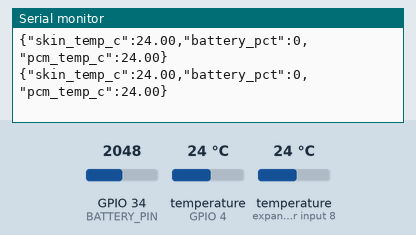
Bench run of a sketch on a simulated ESP32. Parts: the last lines printed to the serial monitor. The inputs (shaded band) are chosen by the test bench; at power-on: temperature (sensors on GPIO 4, expander input 8) 24 °C, GPIO 34 (BATTERY_PIN) = 2048. WiFi joins after 1.5 s; servers stay silent unless stated; no MQTT or app messages arrive unless stated.

Above: at 11.5 s.
11.6 s: temperature (sensor on GPIO 4) set to 12 °C
At 17.2 s:
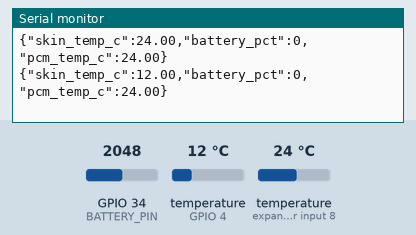
19.3 s: temperature (sensor on expander input 8) set to 12 °C
At 22.2 s:
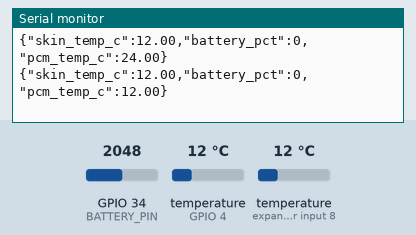
27.0 s: GPIO 34 (BATTERY_PIN) set to 2866
At 32.2 s:
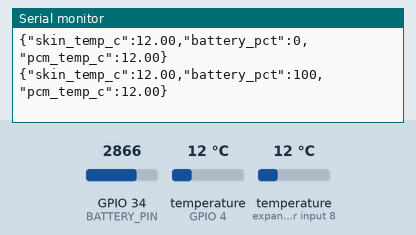
34.7 s: temperature (sensor on GPIO 4) set to 19 °C
At 37.2 s:
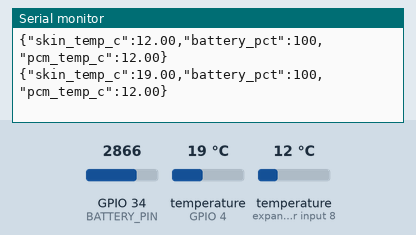
42.4 s: temperature (sensor on expander input 8) set to 19 °C
At 47.2 s:
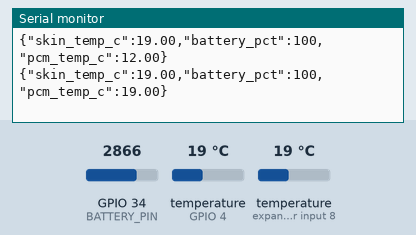
50.1 s: GPIO 34 (BATTERY_PIN) set to 2047
At 52.2 s:
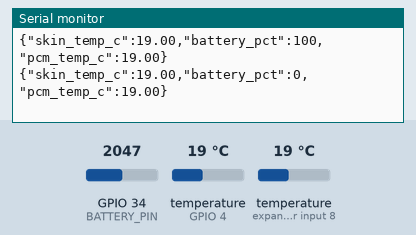
Timing chart, 0 to 53.7 s (numbered marks = the images above; inputs shaded):
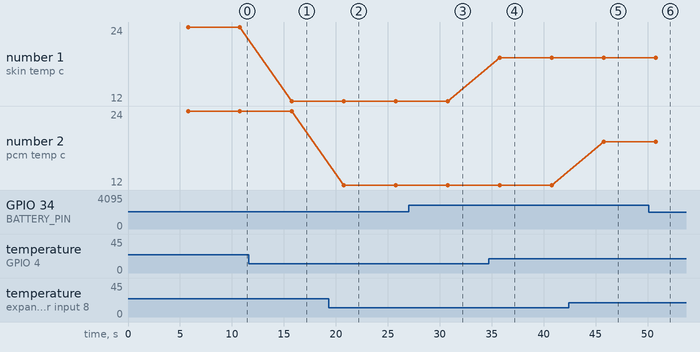

The sketch:

vest_node.ino
```cpp
/*
 * ThermaGuard harness node (reference sketch, ESP32 + DS18B20).
 *
 * Reads torso skin temperature (and optionally a second DS18B20 taped to a PCM pack),
 * then publishes JSON to the ThermaGuard MQTT broker every PUBLISH_INTERVAL_MS:
 *
 *   topic:   thermaguard/v1/vests/<VEST_ID>/telemetry
 *   payload: {"skin_temp_c": 34.6, "battery_pct": 82, "pcm_temp_c": 26.9}
 *
 * Libraries: PubSubClient, OneWire, DallasTemperature (Arduino Library Manager).
 * Wiring: DS18B20 data -> GPIO 4 with a 4.7 kOhm pull-up to 3.3 V. Battery divider -> GPIO 34.
 */

#include <WiFi.h>
#include <PubSubClient.h>
#include <OneWire.h>
#include <DallasTemperature.h>

// ---- Configure per device -------------------------------------------------
const char *WIFI_SSID = "site-wifi";
const char *WIFI_PASSWORD = "change-me";
const char *MQTT_HOST = "192.168.1.10";  // computer running docker compose
const uint16_t MQTT_PORT = 1883;
const char *VEST_ID = "V-W001";          // must match the harness id paired in Admin
const uint32_t PUBLISH_INTERVAL_MS = 5000;
// ---------------------------------------------------------------------------

const uint8_t ONE_WIRE_PIN = 4;
const uint8_t BATTERY_PIN = 34;

OneWire oneWire(ONE_WIRE_PIN);
DallasTemperature sensors(&oneWire);
WiFiClient wifi;
PubSubClient mqtt(wifi);
char topic[96];

float batteryPercent() {
  // 2:1 divider on a single-cell Li-Po: 3.3 V (empty) .. 4.2 V (full)
  float volts = analogReadMilliVolts(BATTERY_PIN) * 2.0f / 1000.0f;
  float pct = (volts - 3.3f) / (4.2f - 3.3f) * 100.0f;
  return constrain(pct, 0.0f, 100.0f);
}

void ensureConnected() {
  while (WiFi.status() != WL_CONNECTED) {
    WiFi.begin(WIFI_SSID, WIFI_PASSWORD);
    delay(2000);
  }
  while (!mqtt.connected()) {
    if (!mqtt.connect(VEST_ID)) delay(2000);
  }
}

void setup() {
  Serial.begin(115200);
  sensors.begin();
  mqtt.setServer(MQTT_HOST, MQTT_PORT);
  snprintf(topic, sizeof(topic), "thermaguard/v1/vests/%s/telemetry", VEST_ID);
}

void loop() {
  ensureConnected();
  mqtt.loop();

  static uint32_t last = 0;
  if (millis() - last < PUBLISH_INTERVAL_MS) return;
  last = millis();

  sensors.requestTemperatures();
  float skin = sensors.getTempCByIndex(0);
  float pcm = sensors.getDeviceCount() > 1 ? sensors.getTempCByIndex(1) : NAN;
  if (skin == DEVICE_DISCONNECTED_C) return;

  char payload[128];
  if (isnan(pcm)) {
    snprintf(payload, sizeof(payload), "{\"skin_temp_c\":%.2f,\"battery_pct\":%.0f}", skin, batteryPercent());
  } else {
    snprintf(payload, sizeof(payload), "{\"skin_temp_c\":%.2f,\"battery_pct\":%.0f,\"pcm_temp_c\":%.2f}",
             skin, batteryPercent(), pcm);
  }
  mqtt.publish(topic, payload);
  Serial.println(payload);
}
```

Measured:
- after the input at 11.6 s, the serial monitor: prints a new line after 4.2 s (image 1)
- after the input at 19.3 s, the serial monitor: prints a new line after 1.5 s (image 2)
- after the input at 27.0 s, the serial monitor: prints a new line after 3.8 s (image 3)
- after the input at 34.7 s, the serial monitor: prints a new line after 1.1 s (image 4)
- after the input at 42.4 s, the serial monitor: prints a new line after 3.4 s (image 5)
- after the input at 50.1 s, the serial monitor: prints a new line after 0.68 s (image 6)
- plotted number 1: 24 → 12 after the input at 11.6 s, 12 → 19 after the input at 34.7 s
